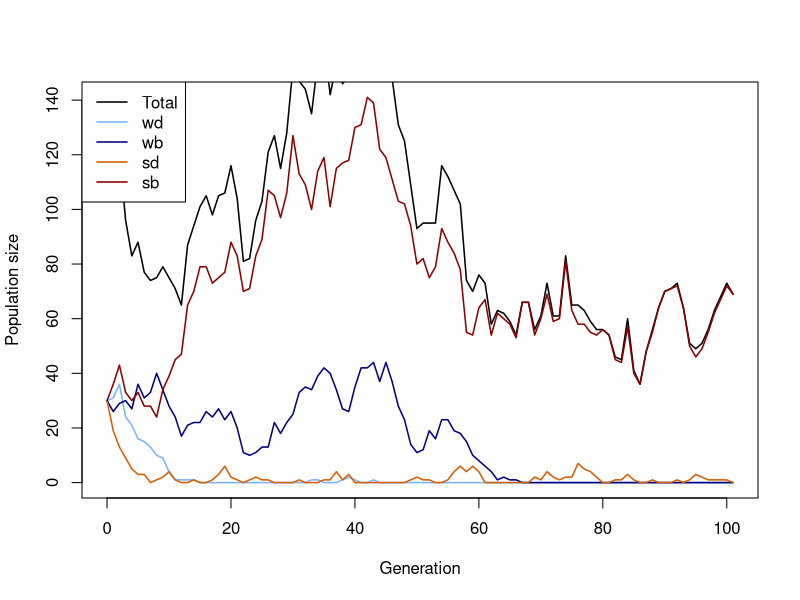
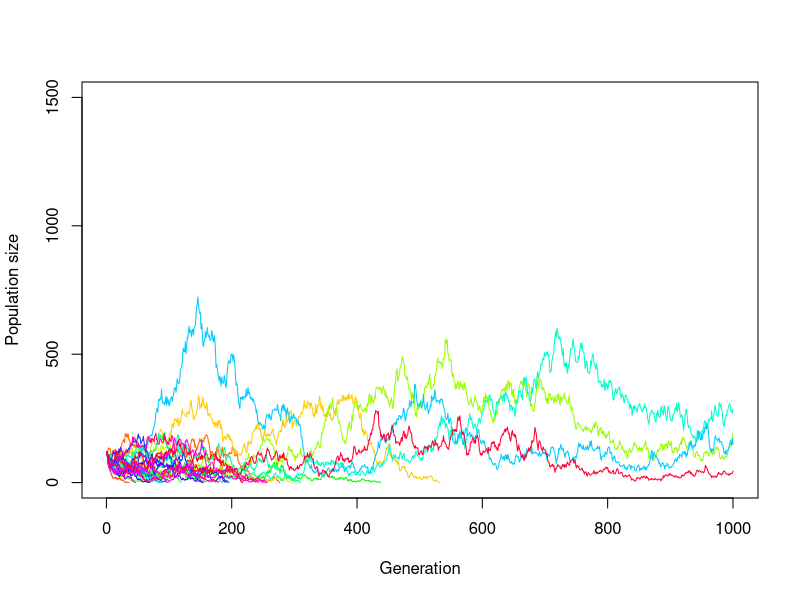
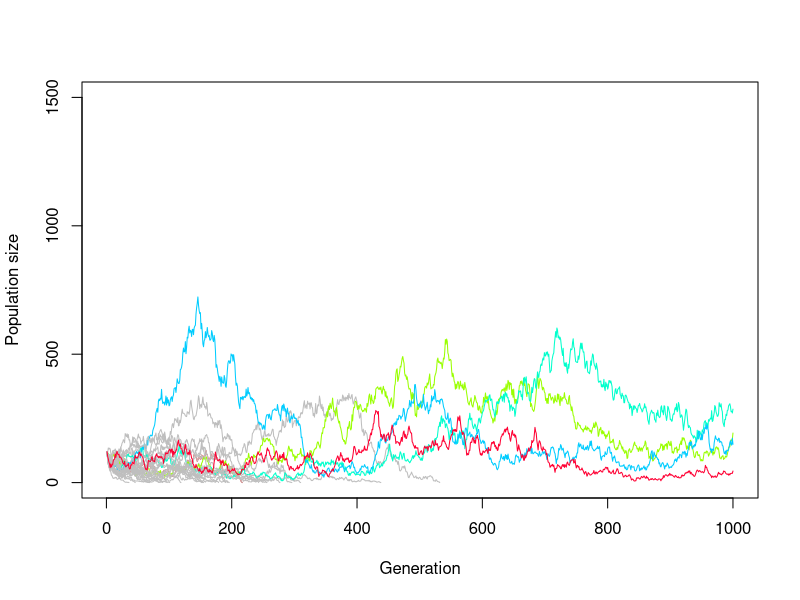
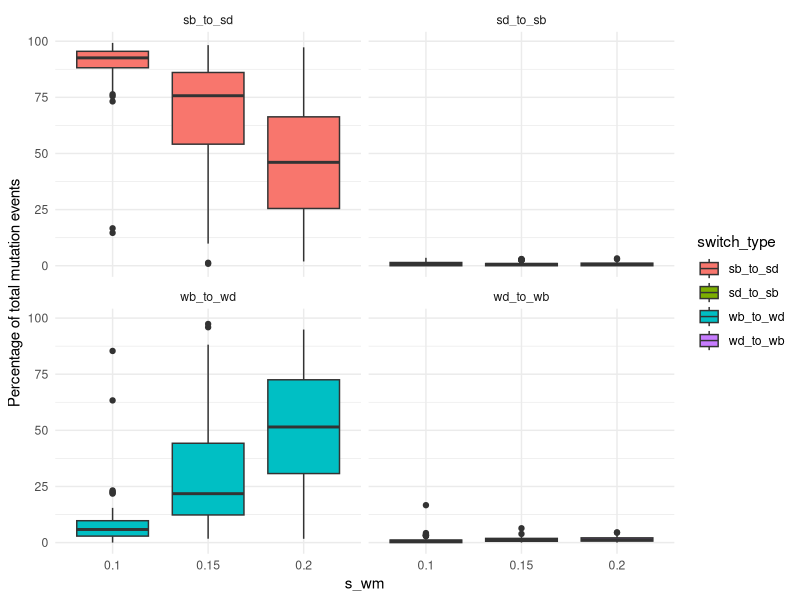
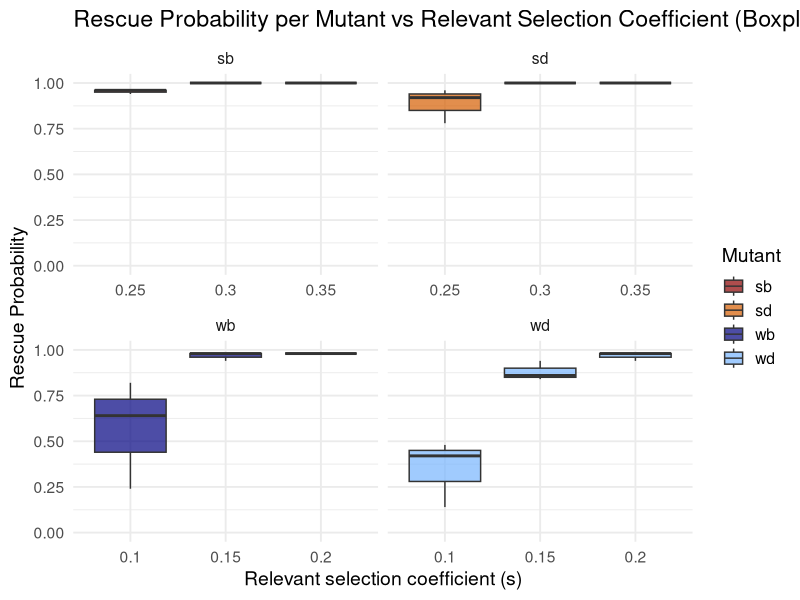
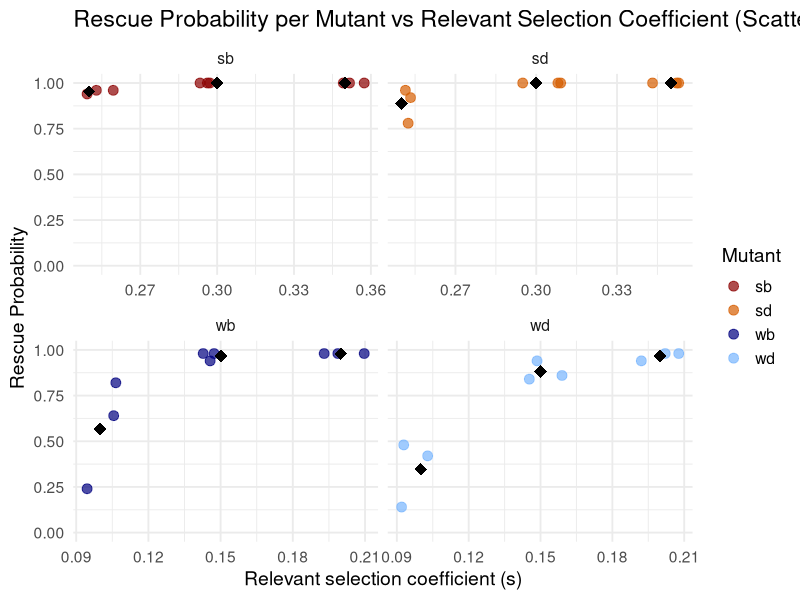
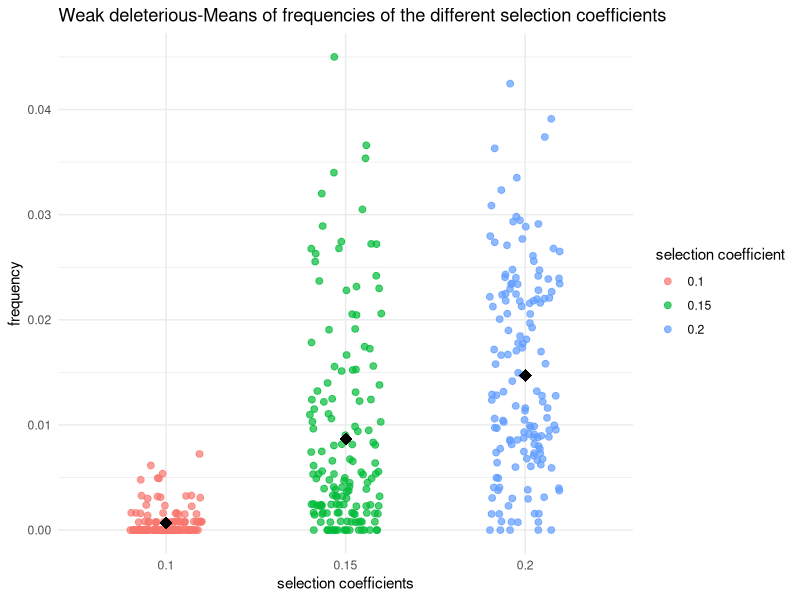
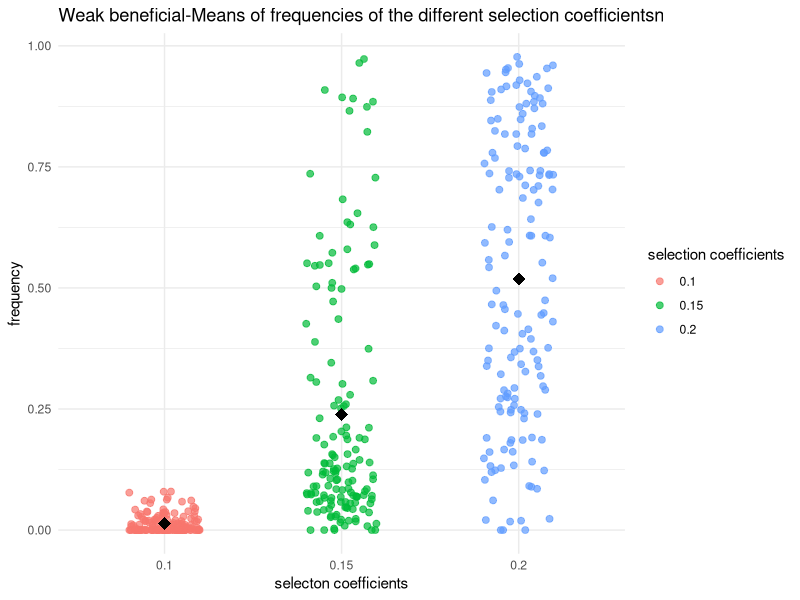

These charts were generated, in order, by the following R code:
## ---- chunk 1
# Function for simulating one Generation in the Population
# adding the population sizes, decay rates, seleection coefficients and mutation rates
simulate_one_gen <- function(N_wd, N_wb, N_sd, N_sb, decay_rate_wm, decay_rate_sm, s_wm, s_sm, m_rate_wm, m_rate_sm) {
  
  # draw Offspring according to Poisson Distribution
  # altered so all four different mutations are considered 
  # for deleterious mutations the s is calculated minus (negative effect) and for the beneficial muation the s is added (positive effect)
  
  offsp_wd <- rpois(1, N_wd * (1-decay_rate_wm-s_wm))
  offsp_wb <- rpois(1, N_wb * (1-decay_rate_wm+s_wm))
  offsp_sd <- rpois(1, N_sd * (1-decay_rate_sm-s_sm))
  offsp_sb <- rpois(1, N_sb * (1-decay_rate_sm+s_sm))
  
  # draw changing Mutants according to Poisson Distribution
  # alterations considering the for different mutations 
  
  mut_wd_to_wb <- rpois(1, offsp_wd * m_rate_wm)
  mut_sd_to_sb <- rpois(1, offsp_sd * m_rate_sm)
  mut_wb_to_wd <- rpois(1, offsp_wb * m_rate_wm)
  mut_sb_to_sd <- rpois(1, offsp_sb * m_rate_sm)
  
  # determine new Population Sizes of all four Mutants (2 versions of weak Mutations   and 2   versions of strong Mutations)
  # to account for back mutations as well (beneficial to deleterious), mutations rates for these cases are added (mut_b_to_d)
  
  N_wd_new <- max(offsp_wd - mut_wd_to_wb+ mut_wb_to_wd,0)
  N_wb_new <- max(offsp_wb - mut_wb_to_wd+ mut_wd_to_wb,0)
  N_sd_new <- max(offsp_sd - mut_sd_to_sb+ mut_sb_to_sd,0)
  N_sb_new <- max(offsp_sb - mut_sb_to_sd+ mut_sd_to_sb,0)
  
  # with the return function, the new values for population sizes are stored
  
   # Return new population sizes and mutation changes
  return(list(
    N_wd_new = N_wd_new,
    N_wb_new = N_wb_new,
    N_sd_new = N_sd_new,
    N_sb_new = N_sb_new,
    mut_wb_to_wd = mut_wb_to_wd,
    mut_wd_to_wb = mut_wd_to_wb,
    mut_sb_to_sd = mut_sb_to_sd,
    mut_sd_to_sb = mut_sd_to_sb
  ))
}
  # with print we visualize the numbers we get for the population sizes and mutation changes, we simulate the population by setting our parameters to certain values 


print(simulate_one_gen(N_wd=50, N_wb=50, N_sd=50, N_sb=50, decay_rate_wm=0, decay_rate_sm=0, s_wm=0, s_sm=0, m_rate_wm=0.005, m_rate_sm=0.005))
## ---- chunk 2
# Simulation runs until the 100th Generation

max_gen=1000

#With this function we simulate over generations, we put initial population sizes of the four mutations, with the parameter max_gen we determine that our simulation maximally runs until the 100th geneeration

simulate_pop <- function(init_wd, init_wb,  init_sd, init_sb, decay_rate_wm, decay_rate_sm, s_wm, s_sm, m_rate_wm, m_rate_sm, max_gen) {
  
  # Create the Vector in which to save the Results
  pop_vector <- c(init_wd,init_wb, init_sd, init_sb)
  
  # initiate the variables
  pop_new <- c(init_wd, init_wb, init_sd, init_sb)
  
   # defining counters for mutation changes
  count_wb_to_wd <- 0
  count_wd_to_wb <- 0
  count_sb_to_sd <- 0
  count_sd_to_sb <- 0
  total_mut_events <- 0
  
  # run the Simulation until Generation max_gen
  for (i in 1:(max_gen + 1)) {
    
    # redefine the current Population one Generation later
    results <- simulate_one_gen(pop_new[1],pop_new[2],pop_new[3],pop_new[4], decay_rate_wm, decay_rate_sm, s_wm, s_sm, m_rate_wm, m_rate_sm)
    
    # add the new Population Sizes to the Output Vector
    pop_new <- c(results$N_wd_new, results$N_wb_new, results$N_sd_new, results$N_sb_new)
    pop_vector <- rbind(pop_vector,pop_new)
    
     # count for tracking Mutations
    count_wb_to_wd <- count_wb_to_wd + results$mut_wb_to_wd
    count_wd_to_wb <- count_wd_to_wb + results$mut_wd_to_wb
    count_sb_to_sd <- count_sb_to_sd + results$mut_sb_to_sd
    count_sd_to_sb <- count_sd_to_sb + results$mut_sd_to_sb
    total_mut_events <- total_mut_events + results$mut_wb_to_wd + results$mut_wd_to_wb +
      results$mut_sb_to_sd + results$mut_sd_to_sb
      
    # Condition to stop the Simulation before max_gen: either the Population exceeds 10 Times the Original Population Size, or it goes extinct
    
    if ((sum(pop_new) >= 10 * sum(c(init_wd, init_wb, init_sd, init_sb))) || sum(pop_new) == 0)
      break

}
    # calculating Mutation Frequencies percent
    if (total_mut_events > 0) {
    freq_wb_to_wd <- 100 * count_wb_to_wd / total_mut_events
    freq_wd_to_wb <- 100 * count_wd_to_wb / total_mut_events
    freq_sb_to_sd <- 100 * count_sb_to_sd / total_mut_events
    freq_sd_to_sb <- 100 * count_sd_to_sb / total_mut_events
  } else {
    freq_wb_to_wd <- freq_wd_to_wb <- freq_sb_to_sd <- freq_sd_to_sb <- 0
  }  
  # Define the Row and Column Names of the Output Vector
  rownames(pop_vector) <- (0:max_gen)[1:length(pop_vector[,1])] 
  
  # the colom-names in our vectors are according to our mutations (wd, wb, sd, sb)
  
  colnames(pop_vector) <- c("wd","wb", "sd", "sb")
  
    
  
  # Return mutation results
  return(list(
    population = pop_vector,
    switch_stats = data.frame(
      wb_to_wd = freq_wb_to_wd,
      wd_to_wb = freq_wd_to_wb,
      sb_to_sd = freq_sb_to_sd,
      sd_to_sb = freq_sd_to_sb
    )
  ))
}
  



# Test the Function and plot the Result

max_gen <- 100

# Simulation Data with certain values determined

output <- simulate_pop(init_wd=30, init_wb=30,  init_sd=30, init_sb=30, decay_rate_wm=0.1, decay_rate_sm=0.2, s_wm=0.1, s_sm=0.2, m_rate_wm=0.003, m_rate_sm=0.005,max_gen)

# show the last few Lines of the Data Table

print(tail(output))

# extractin Population-Matrix 
pop_matrix <- output$population

# assign frequencies of mutation changes
switch_stats <- output$switch_stats


# determine x Axis Range 
x_range <- 0:(nrow(pop_matrix)-1)

# plot the Output
# this plots the total Population Size-black line visible in the plot
plot(x_range, pop_matrix[,1] + pop_matrix[,2] + pop_matrix[,3] + pop_matrix[,4],
     type='l', ylim=c(0,max(pop_matrix)), xlab="Generation", ylab="Population size",
     col="black", lwd=1.5)

# adding each mutant
lines(x_range, pop_matrix[,1], col="#77b5fe", lwd=1.5) # wd
lines(x_range, pop_matrix[,2], col="navyblue", lwd=1.5) # wb
lines(x_range, pop_matrix[,3], col="#D55E00", lwd=1.5) # sd
lines(x_range, pop_matrix[,4], col="darkred", lwd=1.5) # sb

# Legend
legend("topleft",
       legend=c("Total","wd","wb","sd","sb"),
       col=c("black","#77b5fe","navyblue","#D55E00","darkred"),
       lty=1, lwd=1.5)

# output of mutation changes in per cent
print(switch_stats)

## ---- chunk 3
# code for plotting the result of different populations in one plot
init_wd <- 30
init_wb <- 30
init_sd <- 30
init_sb <- 30
m_rate_wm <- 0.002 
m_rate_sm <- 0.003
decay_rate_wm <- 0.1
decay_rate_sm <- 0.2
s_wm <- 0.1
s_sm <- 0.2
max_gen <- 1000
replicates <- 30


# defining Data Frame to save one Row (Population Size for multiple Generations until max_gen) after one Loop
temp_output <- data.frame(array(NA, dim = c(0,max_gen)))
# defining Data Frame to save all Results from Loop
final_output <- data.frame(array(NA, dim = c(replicates,max_gen)))
# defining a Set of colors in order to color each Line differently
lines_colors <- rainbow(replicates)

# simulating a population multiple times
for (i in 1:replicates) {
  temp_output <- simulate_pop(
    init_wd, init_wb, init_sd, init_sb,
    decay_rate_wm, decay_rate_sm,
    s_wm, s_sm,
    m_rate_wm, m_rate_sm,
    max_gen = max_gen)
  # extract Pop Matrix
  pop_matrix <- temp_output$population
  
  # calculate Row Sums
  temp_output <- rowSums(pop_matrix[, c("wd", "wb", "sd", "sb")])
  # adding to Result Table
  final_output[i, 1:length(temp_output)]<-temp_output
}

# defining end_gen which is as long as the last Generation where the pop size is an actual Number and not NA yet
end_gen<-tail(which(!is.na(final_output[1,])), 1)
# Plot first Line / first Population
plot(x=1:max_gen,y=final_output[1,1:max_gen],type='l',ylim=c(0,max(1500, na.rm = TRUE)),xlab =  "Generation",ylab = "Population size", col = lines_colors[1])
# Loop for plotting each Row of Data Table / Population as a Line in the Plot
for (i in 1:replicates) {
  
  end_gen<-tail(which(!is.na(final_output[i,])), 1)
  # each line gets assigned to a Color of lines_colors
  lines(x=1:max_gen,y=final_output[i,1:max_gen], col=lines_colors[i])
  
  
}

# same plot only that all lines of populations that go extinct, are colored grey
# defining end_gen which is as long as the last Generation where the pop size is an actual Number and not NA yet
end_gen<-tail(which(!is.na(final_output[1,])), 1)
# Plot one Line / one Population
plot(x=1:max_gen,y=final_output[1,1:max_gen],type='l',ylim=c(0,max(1500, na.rm = TRUE)),xlab =  "Generation",ylab = "Population size", col = lines_colors[1])
# Loop for plotting each Row of Data Table / Population as a Line in the Plot
for (i in 1:replicates) {
  
  end_gen<-tail(which(!is.na(final_output[i,])), 1)
  # if the length of end_gen is shorter than max_gen,then the Line will be colored grey
  if (end_gen < max_gen){
    line_col <- "grey"
    # otherwise the line is colored randomly with another color
  } else {
    line_col <- lines_colors[i]
  }
  lines(x=1:max_gen,y=final_output[i,1:max_gen], col=line_col)
  
  
}

## ---- chunk 4
# set some Parameters to fixed Values

init_wd <- 30
init_wb <- 30
init_sd <- 30
init_sb <- 30
m_rate_wm <- 0.01
m_rate_sm <- 0.01
decay_rate_wm <- 0.1
decay_rate_sm <- 0.2
s_wm <- 0.05
s_sm <- 0.1
max_gen <- 1000
# determine how often to run the Simulation for each set of Parameters
no_replicates <- 50


# set Parameters to vary
s_values_wm <- c(0.10,0.15,0.2)
s_values_sm <- c(0.25,0.30,0.35)
#m_values_wm <- c(0.001,0.01,0.05)
#m_values_sm <- c(0.05,0.1,0.15)


# initialize Data Table - where to collect the Results
data_table <- c()
data_table_wd<- c()
data_table_wb<- c()
data_table_sd<- c()
data_table_sb<- c()
# empty list to save rescue results
rescue_results <- data.frame(
  s_wm = numeric(),
  s_sm = numeric(),
  replicate = integer(),
  rescued = integer()
)

# preparing list to save mutation changes (in per cent) for all replicates - only if they exist
switch_stats_all <- data.frame(
  s_wm = numeric(),
  s_sm = numeric(),
  replicate = integer(),
  wb_to_wd = numeric(),
  wd_to_wb = numeric(),
  sb_to_sd = numeric(),
  sd_to_sb = numeric()
)

library(dplyr)
library(ggplot2)
library(tidyr)

# define total runs and rescue count
total_runs<-0
rescue_count<-0
# run the Simulation across all chosen parameters
# loop over mutation rates
#for(mval_wm in m_values_wm){
 # for(mval_sm in m_values_sm){
    # loop over Selection strength
    for(sval_wm in s_values_wm){
      for(sval_sm in s_values_sm){
        # different Way of running many Simulations: make Replicates using "repeat" Function         with a counter i
        # reset Counter
        i<-1
        
        repeat {
          # increase Counter by one
          i<-i+1
          # defining total runs
          total_runs <- total_runs + 1
          # run the Simulation once
          one_run <- simulate_pop(init_wd, init_wb, init_sd, init_sb,
                                  decay_rate_wm, decay_rate_sm,
                                  sval_wm, sval_sm, m_rate_wm,m_rate_sm, max_gen)
          
          # determine total Population Sizes
         pop_matrix <- one_run$population


         total_size <- rowSums(pop_matrix)
          
          # Populationsextrakt
  pop_matrix <- one_run$population
  total_size <- rowSums(pop_matrix)
# saving mutation changes  
 if (!is.null(one_run$switch_stats) && nrow(one_run$switch_stats) > 0) {
  switch_stats <- one_run$switch_stats
  switch_stats_all <- rbind(
    switch_stats_all,
    data.frame(
      s_wm = sval_wm,
      s_sm = sval_sm,
      replicate = i-1,
      wb_to_wd = switch_stats$wb_to_wd,
      wd_to_wb = switch_stats$wd_to_wb,
      sb_to_sd = switch_stats$sb_to_sd,
      sd_to_sb = switch_stats$sd_to_sb
    )
  )
}
          
          
          # determine final Population Size for each Mutant
          N_end_wd <- pop_matrix[nrow(pop_matrix), "wd"]
          N_end_wb <- pop_matrix[nrow(pop_matrix), "wb"]
          N_end_sd <- pop_matrix[nrow(pop_matrix), "sd"]
          N_end_sb <- pop_matrix[nrow(pop_matrix), "sb"]
        
          total_end <- N_end_wd + N_end_wb + N_end_sd + N_end_sb
          # introduce rescue count
         rescued_wd <- ifelse(N_end_wd > 0, 1, 0)
         rescued_wb <- ifelse(N_end_wb > 0, 1, 0)
         rescued_sd <- ifelse(N_end_sd > 0, 1, 0)
         rescued_sb <- ifelse(N_end_sb > 0, 1, 0)

         
          # save rescue outcome (rescue or extinction)
          rescue_results <- rbind(rescue_results,
            data.frame(
              s_wm = sval_wm,
              s_sm = sval_sm,
              replicate = i - 1,
              rescued_wd = rescued_wd,
              rescued_wb = rescued_wb,
              rescued_sd = rescued_sd,
              rescued_sb = rescued_sb
  )
)

          # determine Frequencies of each mutant in the final Population
          freq_wd <- ifelse(total_end > 0, N_end_wd / total_end, 0)
          freq_wb <- ifelse(total_end > 0, N_end_wb / total_end, 0)
          freq_sd <- ifelse(total_end > 0, N_end_sd / total_end, 0)
          freq_sb <- ifelse(total_end > 0, N_end_sb / total_end, 0)
          
          
          
          data_table_wd<- rbind(data_table_wd, c(sval_wm,freq_wd))
          data_table_wb<- rbind(data_table_wb, c(sval_wm, freq_wb))
          data_table_sd<- rbind(data_table_sd,c(sval_sm, freq_sd))
          data_table_sb<-rbind(data_table_sb, c (sval_sm,freq_sb))
          # enter the Data into the Table
          data_table <- rbind(data_table,c(m_rate_wm = 0.001,m_rate_sm = 0.005,sval_wm,sval_sm,N_end_wd,N_end_wb, N_end_sd, N_end_sb,freq_wd, freq_wb, freq_sd,freq_sb)) # note that we add the                varying parameters (mutation rate and selection strength for each version of weak            and strong mutation) to the table too
          # stop the repeated Computation after no_replicates times
          
          
          if(i>no_replicates) break
          
        }
      }
    }
  #}
#}

# Population over generations
print(one_run$population)
# Mutation changes in percent
print(switch_stats_all)



# Make sure data is a proper data frame
data_table_wd <- as.data.frame(data_table_wd)

# If the column names are missing or wrong, set them
colnames(data_table_wd) <- c("V1", "V2")

# Add an index column for plotting along x-axis
data_table_wd$Index <- 1:nrow(data_table_wd)

# plotting mutation changes with different s values
switch_long <- switch_stats_all %>%
  pivot_longer(cols = c(wb_to_wd, wd_to_wb, sb_to_sd, sd_to_sb),
               names_to = "switch_type",
               values_to = "percent")

ggplot(switch_long, aes(x = factor(s_wm), y = percent, fill = switch_type)) +
  geom_boxplot() +
  facet_wrap(~ switch_type) +
  labs(x = "s_wm", y = "Percentage of total mutation events") +
  theme_minimal()

# calculate rescue probability per parameter combination



rescue_summary <- rescue_results %>%
  group_by(s_wm, s_sm) %>%
  summarise(
    rescue_prob_wd = mean(rescued_wd),
    rescue_prob_wb = mean(rescued_wb),
    rescue_prob_sd = mean(rescued_sd),
    rescue_prob_sb = mean(rescued_sb),
    .groups = "drop"
  )

print(rescue_summary)


# Prepare rescue data
rescue_long <- rescue_summary %>%
  pivot_longer(
    cols = starts_with("rescue_prob_"),
    names_to = "mutant",
    values_to = "rescue_prob"
  ) %>%
  mutate(
    mutant = gsub("rescue_prob_", "", mutant),
    s_value = case_when(
      mutant %in% c("wd", "wb") ~ s_wm,
      mutant %in% c("sd", "sb") ~ s_sm
    )
  )

library(ggplot2)

ggplot(rescue_long, aes(x = factor(s_value), y = rescue_prob, fill = mutant)) +
  geom_boxplot(alpha = 0.7) +
  scale_y_continuous(limits = c(0, 1)) +
  scale_fill_manual(values = c(
    "wd" = "#77b5fe", 
    "wb" = "navyblue", 
    "sd" = "#D55E00", 
    "sb" = "darkred"
  )) +
  facet_wrap(~ mutant, scales = "free_x") +
  labs(
    title = "Rescue Probability per Mutant vs Relevant Selection Coefficient (Boxplot)",
    x = "Relevant selection coefficient (s)",
    y = "Rescue Probability",
    fill = "Mutant"
  ) +
  theme_minimal(base_size = 14)

ggplot(rescue_long, aes(x = s_value, y = rescue_prob, color = mutant)) +
  geom_jitter(width = 0.01, height = 0, size = 3, alpha = 0.7) +
  stat_summary(fun = mean, geom = "point", shape = 18, size = 4, color = "black") +
  scale_y_continuous(limits = c(0, 1)) +
  scale_color_manual(values = c(
    "wd" = "#77b5fe", 
    "wb" = "navyblue", 
    "sd" = "#D55E00", 
    "sb" = "darkred"
  )) +
  facet_wrap(~ mutant, scales = "free_x") +
  labs(
    title = "Rescue Probability per Mutant vs Relevant Selection Coefficient (Scatterplot)",
    x = "Relevant selection coefficient (s)",
    y = "Rescue Probability",
    color = "Mutant"
  ) +
  theme_minimal(base_size = 14)














# plotting wd with different s values
  # making sure that its a data frame
data_table_wd <- as.data.frame(data_table_wd)
colnames(data_table_wd) <- c("V1", "V2")


  # Scatterplot of wd with jitter and mean 
library(ggplot2)
ggplot(data_table_wd, aes(x = factor(V1), y = V2, color = factor(V1))) +
  geom_jitter(width = 0.2, height = 0, size = 2, alpha = 0.7) +
  stat_summary(fun = mean, geom = "point", shape = 18, size = 4, color = "black") +
  labs(
    x = "selection coefficients",
    y = "frequency",
    color = "selection coefficient",
    title = "Weak deleterious-Means of frequencies of the different selection coefficients"
  ) +
  theme_minimal()

# plotting wb with different s values
  # making sure that its a data frame
data_table_wb <- as.data.frame(data_table_wb)
colnames(data_table_sb) <- c("V1", "V2")

# Scatterplot of wb with jitter and mean
ggplot(data_table_wb, aes(x = factor(V1), y = V2, color = factor(V1))) +
  geom_jitter(width = 0.2, height = 0, size = 2, alpha = 0.7) +
  stat_summary(fun = mean, geom = "point", shape = 18, size = 4, color = "black") +
  labs(
    x = "selecton coefficients",
    y = "frequency",
    color = "selection coefficients",
    title = "Weak beneficial-Means of frequencies of the different selection coefficientsn"
  ) +
  theme_minimal()

# plotting sd with different s values
  # making sure that its a data frame
data_table_sd <- as.data.frame(data_table_sd)

colnames(data_table_sd) <- c("V1", "V2")

  # Scatterplot of sd with jitter and mean
ggplot(data_table_sd, aes(x = factor(V1), y = V2, color = factor(V1))) +
  geom_jitter(width = 0.2, height = 0, size = 2, alpha = 0.7) +
  stat_summary(fun = mean, geom = "point", shape = 18, size = 4, color = "black") +
  labs(
    x = "selection coefficients ",
    y = "frequency",
    color = "selection coefficients",
    title = "Strong deletrious-Means of frequencies of the different selection coefficients"
  ) +
  theme_minimal()

# plotting sb with different s values
  # making sure that its a data frame

data_table_sb <- as.data.frame(data_table_sb)
colnames(data_table_sb) <- c("V1", "V2")

  # Scatterplot of sb with jitter and mean 
ggplot(data_table_sb, aes(x = factor(V1), y = V2, color = factor(V1))) +
  geom_jitter(width = 0.2, height = 0, size = 2, alpha = 0.7) +
  stat_summary(fun = mean, geom = "point", shape = 18, size = 4, color = "black") +
  labs(
    x = "selection coefficients",
    y = "frequency",
    color = "selection coefficients",
    title = "Strong beneficial-Means of frequencies of the different selection coefficients"
  ) +
  theme_minimal()


# mean Frequencies of each mutant
mean_freq_wd <- mean(freq_wd)*100
mean_freq_wb <- mean(freq_wb)*100
mean_freq_sd <- mean(freq_sd)*100
mean_freq_sb <- mean(freq_sb)*100

print(paste("Mean frequency of wd =", mean_freq_wd) )
print(paste("Mean frequency of wb =", mean_freq_wb) )
print(paste("Mean frequency of sd =", mean_freq_sd) )
print(paste("Mean frequency of sb =", mean_freq_sb) )

# define Column Names of Data Table
colnames(data_table) <- c("m_rate_wm","m_rate_sm","s_wm","s_sm","N_end_wd", "N_end_wb", "N_end_sd", "N_end_sb","freq_wd", "freq_wb", "freq_sd","freq_sb")
# show the first and last Lines of the Output
print(head(data_table))
print(tail(data_table))
## ---- chunk 5

# --- Initial parameters ---
init_wd <- 50
init_wb <- 50
init_sd <- 50
init_sb <- 50

decay_rate_wm <- 0.15
decay_rate_sm <- 0.25
s_wm <- 0.2
s_sm <- 0.3

max_gen <- 1000
no_replicates <- 50

# --- Parameter grids ---
s_values_wm <- c(0.10, 0.15, 0.20)
s_values_sm <- c(0.25, 0.30, 0.35)
m_values_wm <- c(0.004, 0.005, 0.006)
m_values_sm <- c(0.007, 0.008, 0.009)

# --- Initialize results containers ---
data_table <- c()
data_table_wd <- c()
data_table_wb <- c()
data_table_sd <- c()
data_table_sb <- c()

rescue_results <- data.frame(
  s_sm = numeric(),
  m_rate_sm = numeric(),
  replicate = integer(),
  rescued_sd = integer(),
  rescued_sb = integer()
)

# --- Counters ---
total_runs <- 0
rescue_count <- 0

# --- Simulation loop ---
for (mval_sm in m_values_sm) {
  for (sval_sm in s_values_sm) {
    for (rep in 1:no_replicates) {
      
      # Run your simulation (make sure simulate_pop() is defined)
      one_run <- simulate_pop(
        init_wd, init_wb, init_sd, init_sb,
        decay_rate_wm, decay_rate_sm,
        sval_sm, s_wm, mval_sm, m_rate_wm, max_gen
      )
      
      # Extract final population sizes correctly
      pop <- one_run$population
      N_end_sd <- tail(pop[, "sd"], 1)
      N_end_sb <- tail(pop[, "sb"], 1)
      
      # Determine rescue outcomes
      rescued_sd <- as.integer(N_end_sd > 0)
      rescued_sb <- as.integer(N_end_sb > 0)
      
      # Append results
      rescue_results <- rbind(
        rescue_results,
        data.frame(
          s_sm = sval_sm,
          m_rate_sm = mval_sm,
          replicate = rep,
          rescued_sd = rescued_sd,
          rescued_sb = rescued_sb
        )
      )
    }
  }
}

# --- Summarise rescue probabilities ---
library(dplyr)
rescue_summary <- rescue_results %>%
  group_by(s_sm, m_rate_sm) %>%
  summarise(
    rescue_prob_sd = mean(rescued_sd),
    rescue_prob_sb = mean(rescued_sb),
    .groups = "drop"
  )

# --- Visualisation ---
library(tidyr)
library(ggplot2)

# Long format (optional, for general plotting)
rescue_long <- rescue_summary %>%
  pivot_longer(
    cols = starts_with("rescue_prob_"),
    names_to = "mutant",
    values_to = "rescue_prob"
  ) %>%
  mutate(mutant = gsub("rescue_prob_", "", mutant))

# --- Heatmap: strong deleterious mutation ---
ggplot(rescue_summary, aes(x = factor(s_sm), y = factor(m_rate_sm), fill = rescue_prob_sd)) +
  geom_tile() +
  scale_fill_gradientn(
    colors = c("blue", "#FFB3B3", "red"),
    values = c(0, 0.3, 1),
    limits = c(0, 1),
    name = "Rescue Prob sd"
  ) +
  labs(
    title = "Heatmap: Rescue Probability of Strong Deleterious Mutation",
    x = "Strong selection coefficients",
    y = "Mutation rates (strong mutation)"
  ) +
  theme_minimal() +
  theme(
    plot.title = element_text(hjust = 0.5, size = 14, face = "bold"),
    plot.margin = margin(t = 20, r = 10, b = 10, l = 10)
  )

# --- Heatmap: strong beneficial mutation ---
ggplot(rescue_summary, aes(x = factor(s_sm), y = factor(m_rate_sm), fill = rescue_prob_sb)) +
  geom_tile() +
  scale_fill_gradientn(
    colors = c("blue", "#FFB3B3", "red"),
    values = c(0, 0.3, 1),
    limits = c(0, 1),
    name = "Rescue Prob sb"
  ) +
  labs(
    title = "Heatmap: Rescue Probability of Strong Beneficial Mutation",
    x = "Strong selection coefficients",
    y = "Mutation rates (strong mutation)"
  ) +
  theme_minimal() +
  theme(
    plot.title = element_text(hjust = 0.5, size = 14, face = "bold"),
    plot.margin = margin(t = 20, r = 10, b = 10, l = 10)
  )



rescue_results <- data.frame(
  s_wm = numeric(),
  m_rate_wm = numeric(),
  replicate = integer(),
  rescued_wd = integer(),
  rescued_wb = integer()
)

total_runs <- 0
rescue_count <- 0

# --- Simulation loop ---
for (mval_wm in m_values_wm) {
  for (sval_wm in s_values_wm) {
    for (rep in 1:no_replicates) {
      
      # Run your simulation (make sure simulate_pop() is defined)
      one_run <- simulate_pop(
        init_wd, init_wb, init_sd, init_sb,
        decay_rate_wm, decay_rate_sm,
        sval_wm, s_sm, mval_wm, m_rate_sm, max_gen
      )
      
      # Extract final population sizes correctly
      pop <- one_run$population
      N_end_wd <- tail(pop[, "wd"], 1)
      N_end_wb <- tail(pop[, "wb"], 1)
      
      # Determine rescue outcomes
      rescued_wd <- as.integer(N_end_wd > 0)
      rescued_wb <- as.integer(N_end_wb > 0)
      
      # Append results
      rescue_results <- rbind(
        rescue_results,
        data.frame(
          s_wm = sval_wm,
          m_rate_wm = mval_wm,
          replicate = rep,
          rescued_wd = rescued_wd,
          rescued_wb = rescued_wb
        )
      )
    }
  }
}

# --- Summarise rescue probabilities ---
library(dplyr)
rescue_summary <- rescue_results %>%
  group_by(s_wm, m_rate_wm) %>%
  summarise(
    rescue_prob_wd = mean(rescued_wd),
    rescue_prob_wb = mean(rescued_wb),
    .groups = "drop"
  )

# --- Visualisation ---
library(tidyr)
library(ggplot2)

# Convert to long format (optional)
rescue_long <- rescue_summary %>%
  pivot_longer(
    cols = starts_with("rescue_prob_"),
    names_to = "mutant",
    values_to = "rescue_prob"
  ) %>%
  mutate(mutant = gsub("rescue_prob_", "", mutant))

# --- Heatmap: weak deleterious mutation ---
ggplot(rescue_summary, aes(x = factor(s_wm), y = factor(m_rate_wm), fill = rescue_prob_wd)) +
  geom_tile() +
  scale_fill_gradientn(
    colors = c("blue", "#FFB3B3", "red"),
    values = c(0, 0.2, 1),
    limits = c(0, 1),
    name = "Rescue Prob wd"
  ) +
  labs(
    title = "Heatmap: Rescue Probability of Weak Deleterious Mutation",
    x = "Weak selection coefficients",
    y = "Mutation rates (weak mutation)"
  ) +
  theme_minimal() +
  theme(
    plot.title = element_text(hjust = 0.5, size = 14, face = "bold"),
    plot.margin = margin(t = 20, r = 10, b = 10, l = 10)
  )

# --- Heatmap: weak beneficial mutation ---
ggplot(rescue_summary, aes(x = factor(s_wm), y = factor(m_rate_wm), fill = rescue_prob_wb)) +
  geom_tile() +
  scale_fill_gradientn(
    colors = c("blue", "#FFB3B3", "red"),
    values = c(0, 0.3, 1),
    limits = c(0, 1),
    name = "Rescue Prob wb"
  ) +
  labs(
    title = "Heatmap: Rescue Probability of Weak Beneficial Mutation",
    x = "Weak selection coefficients",
    y = "Mutation rates (weak mutation)"
  ) +
  theme_minimal() +
  theme(
    plot.title = element_text(hjust = 0.5, size = 14, face = "bold"), # zentrieren & größer
    plot.margin = margin(t = 20, r = 10, b = 10, l = 10)              # mehr Abstand oben
  )
